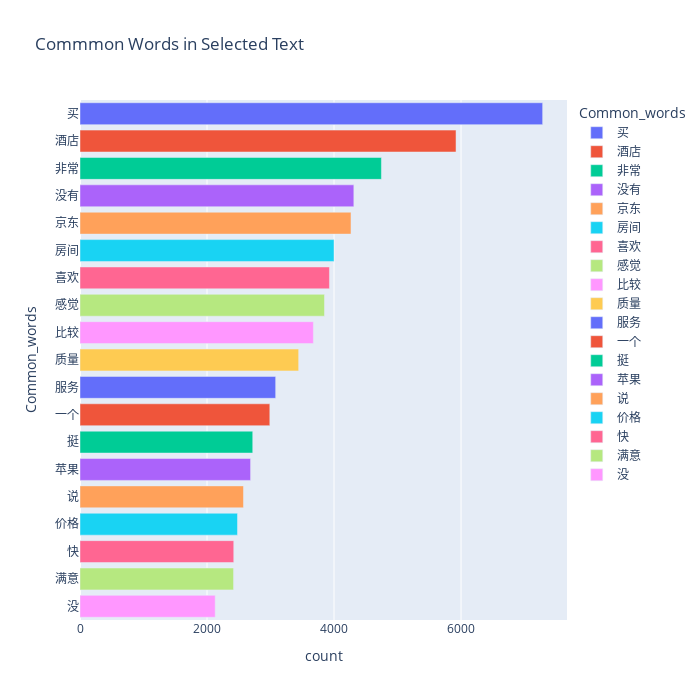

Source (notebook cell):
### Code cell
fig = px.bar(temp_positive, x="count", y="Common_words", title='Commmon Words in Selected Text', orientation='h',
             width=700, height=700,color='Common_words')
fig.show()

### Figure 1 — Plotly figure (JSON) as saved in the notebook; plotly's stock layout.template omitted (floating-point values rounded to 4 significant figures)
{"data": [{"hovertemplate": "Common_words=%{y}<br>count=%{x}<extra></extra>", "legendgroup": "买", "marker": {"color": "#636efa", "pattern": {"shape": ""}}, "name": "买", "orientation": "h", "showlegend": true, "textposition": "auto", "x": [7285], "xaxis": "x", "y": ["买"], "yaxis": "y", "type": "bar"}, {"hovertemplate": "Common_words=%{y}<br>count=%{x}<extra></extra>", "legendgroup": "酒店", "marker": {"color": "#EF553B", "pattern": {"shape": ""}}, "name": "酒店", "orientation": "h", "showlegend": true, "textposition": "auto", "x": [5921], "xaxis": "x", "y": ["酒店"], "yaxis": "y", "type": "bar"}, {"hovertemplate": "Common_words=%{y}<br>count=%{x}<extra></extra>", "legendgroup": "非常", "marker": {"color": "#00cc96", "pattern": {"shape": ""}}, "name": "非常", "orientation": "h", "showlegend": true, "textposition": "auto", "x": [4746], "xaxis": "x", "y": ["非常"], "yaxis": "y", "type": "bar"}, {"hovertemplate": "Common_words=%{y}<br>count=%{x}<extra></extra>", "legendgroup": "没有", "marker": {"color": "#ab63fa", "pattern": {"shape": ""}}, "name": "没有", "orientation": "h", "showlegend": true, "textposition": "auto", "x": [4312], "xaxis": "x", "y": ["没有"], "yaxis": "y", "type": "bar"}, {"hovertemplate": "Common_words=%{y}<br>count=%{x}<extra></extra>", "legendgroup": "京东", "marker": {"color": "#FFA15A", "pattern": {"shape": ""}}, "name": "京东", "orientation": "h", "showlegend": true, "textposition": "auto", "x": [4267], "xaxis": "x", "y": ["京东"], "yaxis": "y", "type": "bar"}, {"hovertemplate": "Common_words=%{y}<br>count=%{x}<extra></extra>", "legendgroup": "房间", "marker": {"color": "#19d3f3", "pattern": {"shape": ""}}, "name": "房间", "orientation": "h", "showlegend": true, "textposition": "auto", "x": [4000], "xaxis": "x", "y": ["房间"], "yaxis": "y", "type": "bar"}, {"hovertemplate": "Common_words=%{y}<br>count=%{x}<extra></extra>", "legendgroup": "喜欢", "marker": {"color": "#FF6692", "pattern": {"shape": ""}}, "name": "喜欢", "orientation": "h", "showlegend": true, "textposition": "auto", "x": [3928], "xaxis": "x", "y": ["喜欢"], "yaxis": "y", "type": "bar"}, {"hovertemplate": "Common_words=%{y}<br>count=%{x}<extra></extra>", "legendgroup": "感觉", "marker": {"color": "#B6E880", "pattern": {"shape": ""}}, "name": "感觉", "orientation": "h", "showlegend": true, "textposition": "auto", "x": [3850], "xaxis": "x", "y": ["感觉"], "yaxis": "y", "type": "bar"}, {"hovertemplate": "Common_words=%{y}<br>count=%{x}<extra></extra>", "legendgroup": "比较", "marker": {"color": "#FF97FF", "pattern": {"shape": ""}}, "name": "比较", "orientation": "h", "showlegend": true, "textposition": "auto", "x": [3675], "xaxis": "x", "y": ["比较"], "yaxis": "y", "type": "bar"}, {"hovertemplate": "Common_words=%{y}<br>count=%{x}<extra></extra>", "legendgroup": "质量", "marker": {"color": "#FECB52", "pattern": {"shape": ""}}, "name": "质量", "orientation": "h", "showlegend": true, "textposition": "auto", "x": [3443], "xaxis": "x", "y": ["质量"], "yaxis": "y", "type": "bar"}, {"hovertemplate": "Common_words=%{y}<br>count=%{x}<extra></extra>", "legendgroup": "服务", "marker": {"color": "#636efa", "pattern": {"shape": ""}}, "name": "服务", "orientation": "h", "showlegend": true, "textposition": "auto", "x": [3081], "xaxis": "x", "y": ["服务"], "yaxis": "y", "type": "bar"}, {"hovertemplate": "Common_words=%{y}<br>count=%{x}<extra></extra>", "legendgroup": "一个", "marker": {"color": "#EF553B", "pattern": {"shape": ""}}, "name": "一个", "orientation": "h", "showlegend": true, "textposition": "auto", "x": [2989], "xaxis": "x", "y": ["一个"], "yaxis": "y", "type": "bar"}, {"hovertemplate": "Common_words=%{y}<br>count=%{x}<extra></extra>", "legendgroup": "挺", "marker": {"color": "#00cc96", "pattern": {"shape": ""}}, "name": "挺", "orientation": "h", "showlegend": true, "textposition": "auto", "x": [2720], "xaxis": "x", "y": ["挺"], "yaxis": "y", "type": "bar"}, {"hovertemplate": "Common_words=%{y}<br>count=%{x}<extra></extra>", "legendgroup": "苹果", "marker": {"color": "#ab63fa", "pattern": {"shape": ""}}, "name": "苹果", "orientation": "h", "showlegend": true, "textposition": "auto", "x": [2686], "xaxis": "x", "y": ["苹果"], "yaxis": "y", "type": "bar"}, {"hovertemplate": "Common_words=%{y}<br>count=%{x}<extra></extra>", "legendgroup": "说", "marker": {"color": "#FFA15A", "pattern": {"shape": ""}}, "name": "说", "orientation": "h", "showlegend": true, "textposition": "auto", "x": [2574], "xaxis": "x", "y": ["说"], "yaxis": "y", "type": "bar"}, {"hovertemplate": "Common_words=%{y}<br>count=%{x}<extra></extra>", "legendgroup": "价格", "marker": {"color": "#19d3f3", "pattern": {"shape": ""}}, "name": "价格", "orientation": "h", "showlegend": true, "textposition": "auto", "x": [2480], "xaxis": "x", "y": ["价格"], "yaxis": "y", "type": "bar"}, {"hovertemplate": "Common_words=%{y}<br>count=%{x}<extra></extra>", "legendgroup": "快", "marker": {"color": "#FF6692", "pattern": {"shape": ""}}, "name": "快", "orientation": "h", "showlegend": true, "textposition": "auto", "x": [2421], "xaxis": "x", "y": ["快"], "yaxis": "y", "type": "bar"}, {"hovertemplate": "Common_words=%{y}<br>count=%{x}<extra></extra>", "legendgroup": "满意", "marker": {"color": "#B6E880", "pattern": {"shape": ""}}, "name": "满意", "orientation": "h", "showlegend": true, "textposition": "auto", "x": [2418], "xaxis": "x", "y": ["满意"], "yaxis": "y", "type": "bar"}, {"hovertemplate": "Common_words=%{y}<br>count=%{x}<extra></extra>", "legendgroup": "没", "marker": {"color": "#FF97FF", "pattern": {"shape": ""}}, "name": "没", "orientation": "h", "showlegend": true, "textposition": "auto", "x": [2129], "xaxis": "x", "y": ["没"], "yaxis": "y", "type": "bar"}], "layout": {"xaxis": {"anchor": "y", "domain": [0.0, 1.0], "title": {"text": "count"}}, "yaxis": {"anchor": "x", "domain": [0.0, 1.0], "title": {"text": "Common_words"}, "categoryorder": "array", "categoryarray": ["没", "满意", "快", "价格", "说", "苹果", "挺", "一个", "服务", "质量", "比较", "感觉", "喜欢", "房间", "京东", "没有", "非常", "酒店", "买"]}, "legend": {"title": {"text": "Common_words"}, "tracegroupgap": 0}, "title": {"text": "Commmon Words in Selected Text"}, "barmode": "relative", "height": 700, "width": 700}}
